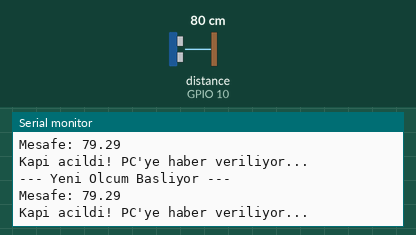
Bench run of a sketch on a simulated ESP32-S3. Shown: the last lines printed to the serial monitor. Wiring (inferred from the names in the program): ultrasonic range finder: trigger GPIO 9; echo GPIO 10. Inputs (shaded band) come from the test bench; at power-on: distance to the obstacle (sensor on GPIO 10) 80 cm. The echo pulse lasts 58.3 µs per cm; WiFi joins after 1.5 s; servers stay silent unless stated.

Above: at 2.7 s.
2.8 s: distance to the obstacle (sensor on GPIO 10) set to 55 cm
At 3.5 s:
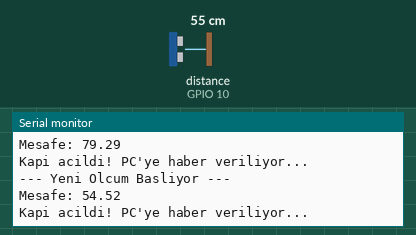
4.3 s: distance to the obstacle (sensor on GPIO 10) set to 46 cm
At 4.7 s:
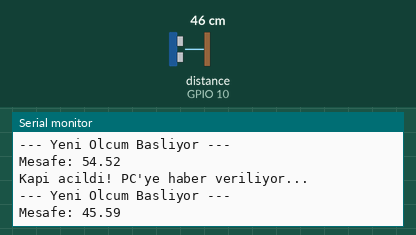
Timing chart, 0 to 7.3 s (numbered marks = the images above; inputs shaded):
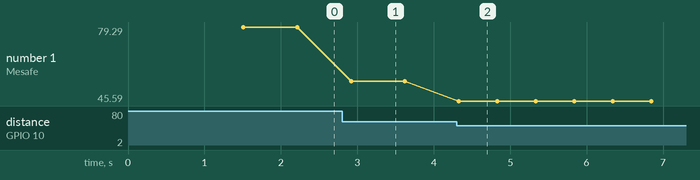

Measured:
- the behaviour switches between 51 and 50 cm on distance to the obstacle (sensor on GPIO 10) (found by bisection; images 1 and 2)
- after the input at 2.8 s, the serial monitor: prints a new line after 0.12 s (image 1)
- after the input at 4.3 s, the serial monitor: prints a new line at once (image 2)
- plotted number 1: 79.29 → 54.52 after the input at 2.8 s, 54.52 → 45.59 after the input at 4.3 s

The sketch:

mc.ino
```cpp
#include <WiFi.h>
#include <HTTPClient.h>

const char* ssid = "***";
const char* password = "***";
const char* pc_ip = "192.168.1.3";  // Bilgisayarının yerel IP'si

const int trigPin = 9;
const int echoPin = 10;
bool tetiklendi = false;

void setup() {
  Serial.begin(115200);
  pinMode(trigPin, OUTPUT);
  pinMode(echoPin, INPUT);

  WiFi.begin(ssid, password);
  while (WiFi.status() != WL_CONNECTED) {
    delay(500);
    Serial.print(".");
  }
  Serial.println("\nWiFi Baglandi!");
}

void loop() {
  Serial.println("--- Yeni Olcum Basliyor ---");

  digitalWrite(trigPin, LOW); delayMicroseconds(2);
  digitalWrite(trigPin, HIGH); delayMicroseconds(10);
  digitalWrite(trigPin, LOW);

  long duration = pulseIn(echoPin, HIGH, 30000);
  float distance = duration * 0.034 / 2;

  Serial.print("Mesafe: ");
  Serial.println(distance);

  if (distance > 50 && !tetiklendi) {
    Serial.println("Kapi acildi! PC'ye haber veriliyor...");

    if (WiFi.status() == WL_CONNECTED) {
      HTTPClient http;
      String serverPath = "http://" + String(pc_ip) + ":5001/alert";
      http.begin(serverPath.c_str());
      int httpResponseCode = http.GET();

      if (httpResponseCode > 0) {
        Serial.print("PC Yaniti: ");
        Serial.println(httpResponseCode);
        tetiklendi = true;
      }
      http.end();
    }
  } else if (distance <= 50) {
    tetiklendi = false;
  }
  delay(500);
}
```
